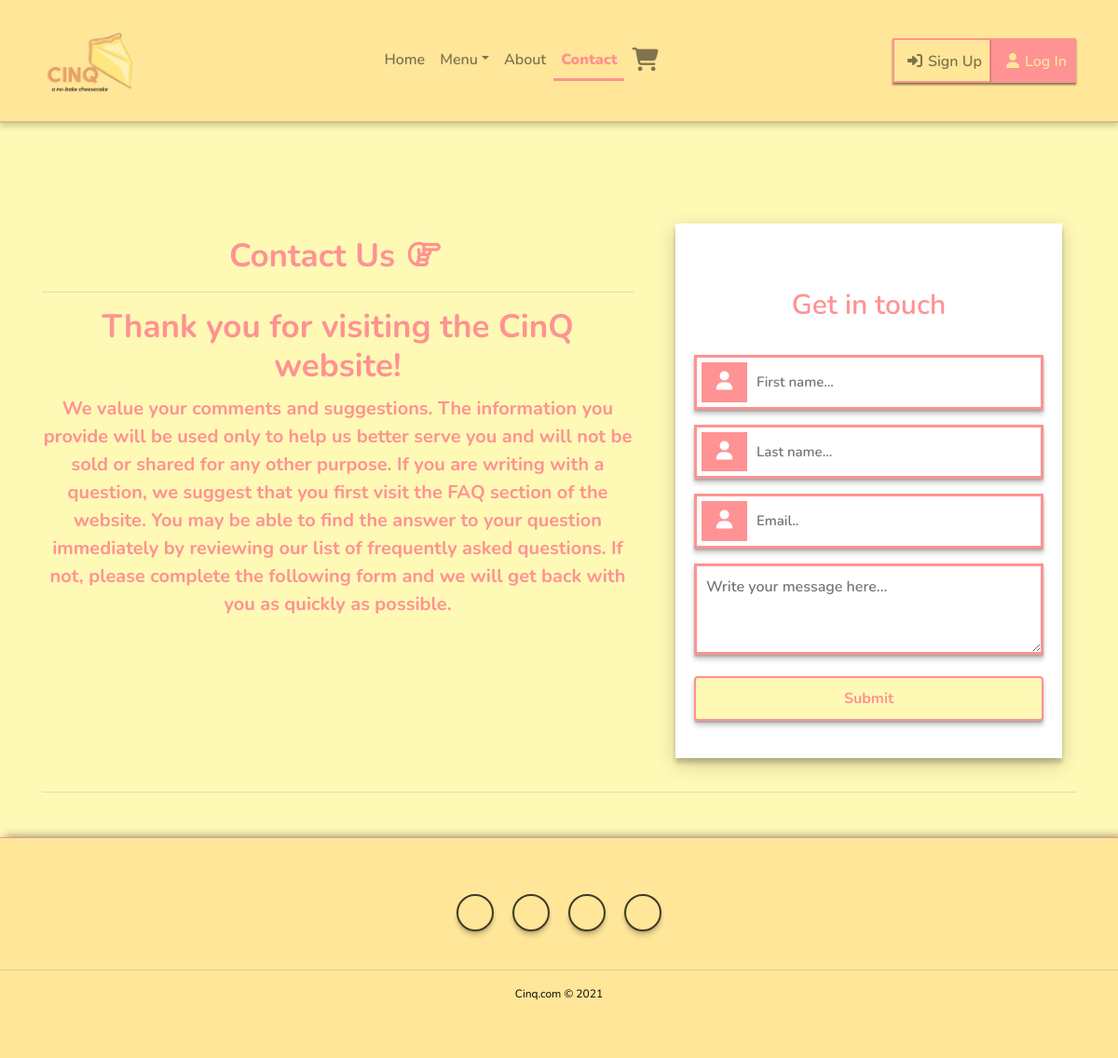
The page /contact.php on the database its author committed.
### tables this page shows
CREATE TABLE `contactuspage` (
  `id` int(11) NOT NULL,
  `title` varchar(255) NOT NULL,
  `sub_title` varchar(255) NOT NULL,
  `descriptions` varchar(10000) NOT NULL
);

### contact.php (the view, shortened to what this page needs)
<?php
    include_once 'includes/dbh.inc.php';
    include_once 'header.php';
?>
<link rel="stylesheet" type="text/css" href="css/contact.css?<?php echo time(); ?>" />
<div class="container">
    <div class="row content-main">
        <div class="col-sm-7 content">
            <?php
                $sql = "SELECT * FROM contactuspage";
                $result = $conn->query($sql);
                $row = $result->fetch_assoc();
                echo "<h2>".$row['title']."<i class='fa fa-hand-o-right' aria-hidden='true'></i></h2>";
                echo "<hr />";
                echo "<h2>".$row['sub_title']."</h2>";
                echo "<p>".$row['descriptions']."<p>";
            ?>
        </div>
        <div class="col-sm-5">
            <div class="container">
                <form action="includes/contact.inc.php" method="POST">
                    <div class="title">
                        <h5>Get in touch</h5>
                    </div>
                    <div class="form-group">
                        <div class="input-container">
                            <i class="fa fa-user form-icon"></i>
                            <input type="text" name="first_name" placeholder="First name..." />
                        </div>
                    </div>
                    <div class="form-group">
                        <div class="input-container">
                            <i class="fa fa-user form-icon"></i>
                            <input type="text" name="last_name" placeholder="Last name..." />
                        </div>
                    </div>
                    <div class="form-group">
                        <div class="input-container">
                            <i class="fa fa-user form-icon"></i>
                            <input type="text" name="email" placeholder="Email.." />
                        </div>
                    </div>
                    <div class="form-group">
                        <textarea name="message" rows="3" placeholder="Write your message here..."></textarea>
                    </div>
                    <button type="submit" name="contact_btn" class="btn btn-block">Submit</button>
                </form>
            </div>
        </div>
    </div>
    <hr>
</div>
<?php
  include_once 'footer.php'
?>
<?php
  include_once 'footer.site.php'
?>

### css/style.css (style rules this page uses)
body { background-color: #fff9b6 !important; font-family: "Nunito", sans-serif !important; }
.title { color: #ff9292; font-family: "Nunito", sans-serif !important; margin-bottom: 10px; margin-top: 50px; }

### css/contact.css (style rules this page uses)
.content-main { padding-top: 40px; padding-bottom: 40px; }
.content { padding: 10px; }
.content h2 { color: #ff9292; font-weight: bold !important; font-size: 35px; }
.content h2 i { font-size: 35px !important; margin-left: 8px; }
.content p { color: #ff9292; font-size: 20px; font-weight: bold; margin-top: 10px; }
.content-main { padding-bottom: 20px; }
.container form { padding: 20px; width: 400px; background-color: #fff !important; box-shadow: 0 5px 5px 0 rgba(0, 0, 0, 0.2), 0 6px 20px 0 rgba(0, 0, 0, 0.19); }
.container form .title { text-align: center; }
.container form .title h5 { font-weight: 600; font-size: 30px; margin-bottom: 35px; color: #ff9292 !important; }
.container form .btn { margin-bottom: 20px; color: #ff9292 !important; background-color: #fff9b6 !important; border: 2px solid #ff9292 !important; padding: 10px; font-weight: bold !important; box-shadow: 0 5px 5px 0 rgba(0, 0, 0, 0.2), 0 2px 2px 0 rgba(0, 0, 0, 0.19); }
.input-container { padding: 5px; box-shadow: 0 5px 5px 0 rgba(0, 0, 0, 0.2), 0 2px 2px 0 rgba(0, 0, 0, 0.19); background-color: #fff !important; display: flex; border: 3px solid #ff9292 !important; }
.form-icon { text-align: center; padding: 10px; width: 15%; font-size: 20px !important; background-color: #ff9292 !important; color: #fff !important; }
.input-container input { padding: 10px; border-radius: 0%; border: none; font-size: 15px; width: 100%; font-weight: 600; outline: 0; }
textarea { border: 3px solid #ff9292 !important; width: 100%; padding: 10px; outline: 0; font-weight: 600; box-shadow: 0 5px 5px 0 rgba(0, 0, 0, 0.2), 0 2px 2px 0 rgba(0, 0, 0, 0.19); }
@media screen and (max-width: 1200px) { .content-main { text-align: center; } }
@media screen and (max-width: 1200px) { .container form { width: 100%; } }

### css/footer.site.css (style rules this page uses)
i { padding: 6px; }

### rows shown on the page
contactuspage: title "Contact Us", sub_title "Thank you for visiting the CinQ website!", descriptions "We value your comments and suggestions. The information you provide will be used only to help us better serve you and will not be sold or shared for any other purpose. If you are writing with a question, we suggest that you first visit the FAQ section of the website. You may be able to find the answer to your question immediately by reviewing our list of frequently asked questions. If not, please complete the following form and we will get back with you as quickly as possible."
